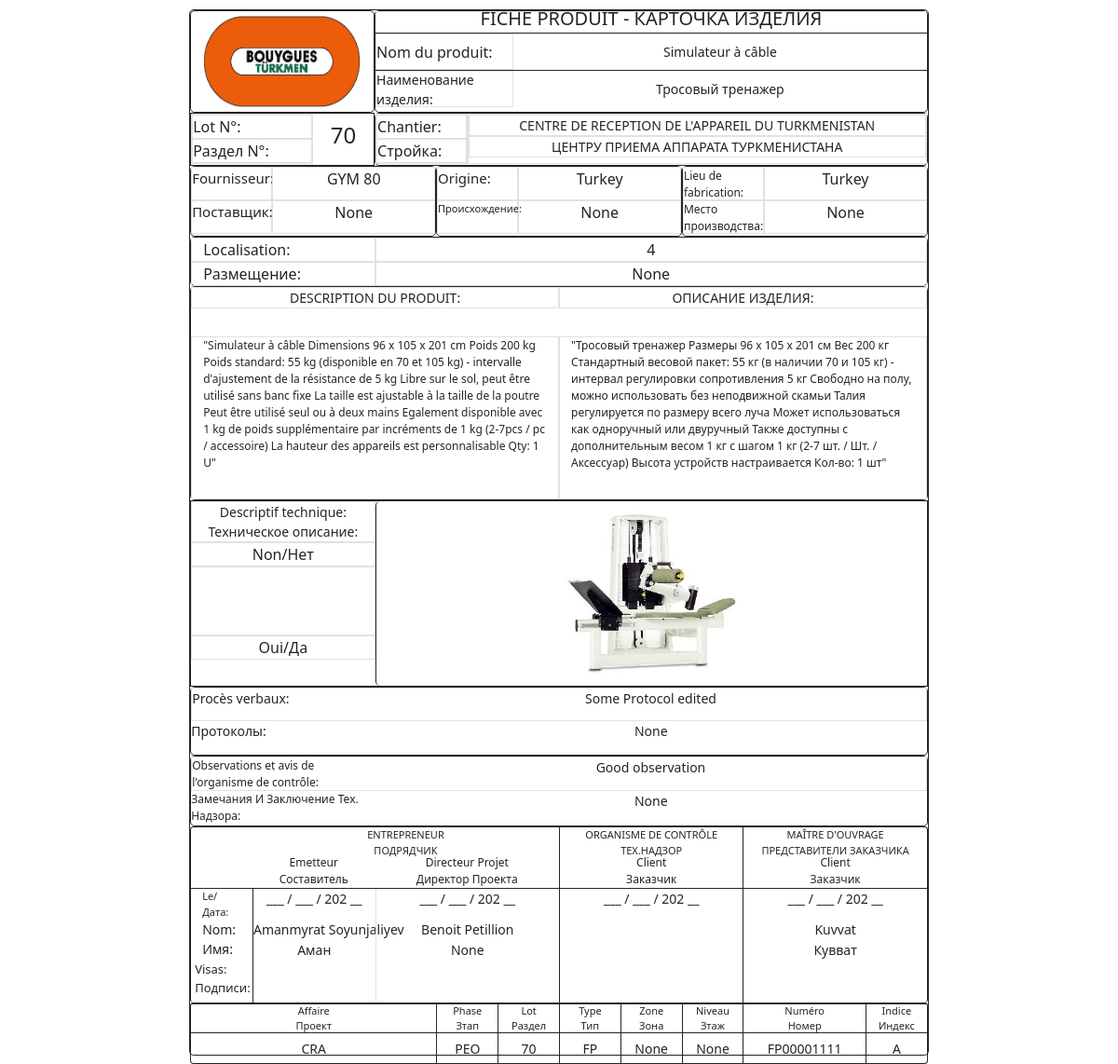
The page /fps/1/print/ on the database as committed earlier.
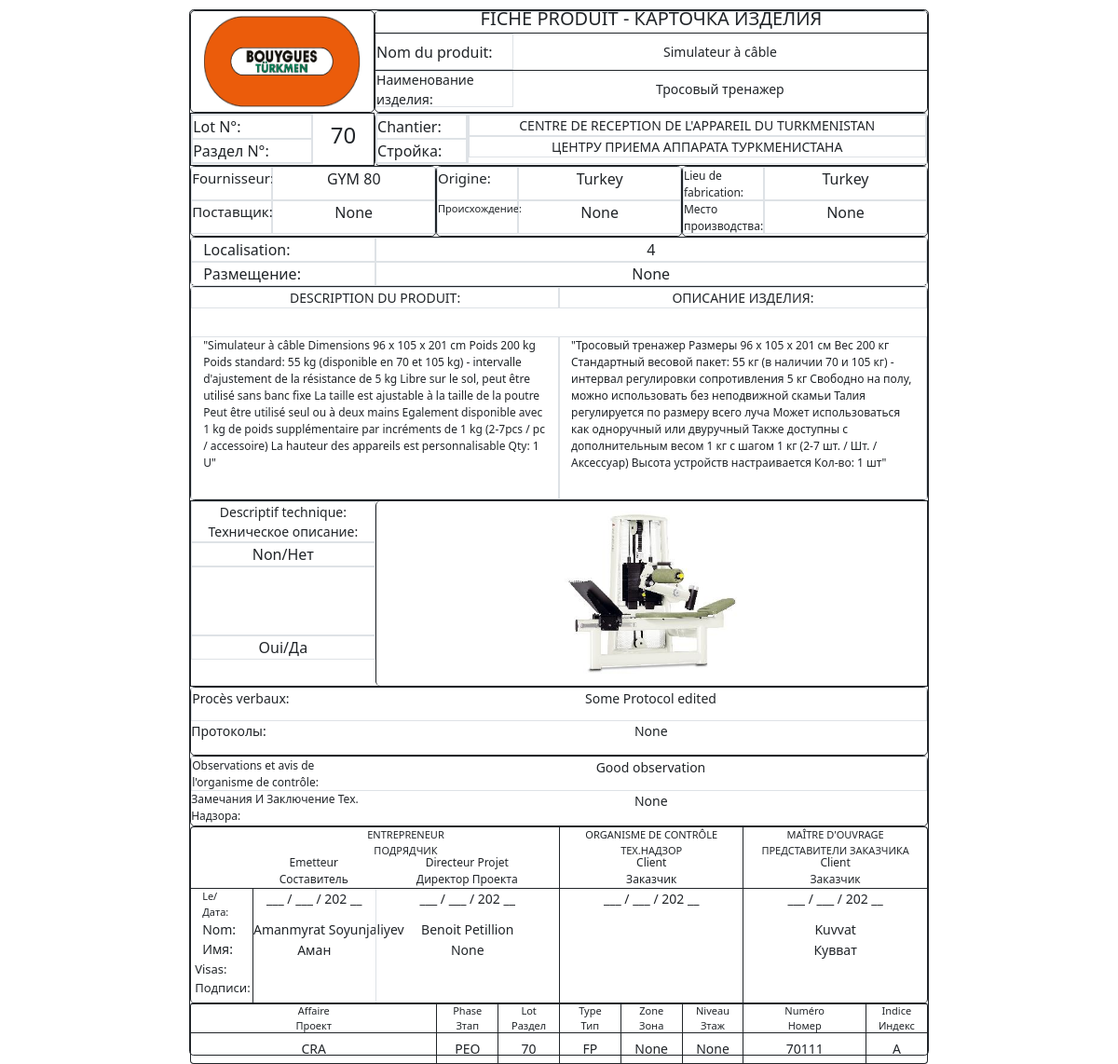
The same page on the database as committed later.
### fiche_produit/models.py (models this page shows, shortened)
class ProductCard(models.Model):
    number = models.CharField(max_length=10, blank=True, null=True)
    product = models.ForeignKey(Product, on_delete=models.SET_NULL, blank=True, null=True)
    provider = models.ForeignKey(Provider, on_delete=models.SET_NULL, blank=True, null=True)
    origin = models.ForeignKey(Country, on_delete=models.SET_NULL, blank=True, null=True, related_name='origin_country')
    manufactured_in = models.ForeignKey(Country, on_delete=models.SET_NULL, blank=True, null=True, related_name='manufactured_country')
    project = models.ForeignKey(Project,on_delete=models.SET_NULL, blank=True, null=True)
    department = models.ForeignKey(Department, on_delete=models.SET_NULL, blank=True, null=True)
    location_fr = models.CharField(max_length=300, blank=True, null=True)
    location_ru = models.CharField(max_length=300, blank=True, null=True)
    zone = models.CharField(max_length=2, blank=True, null=True)
    level = models.CharField(max_length=2, blank=True, null=True)
    rooms = models.ManyToManyField(Room, blank=True, null=True,  through='ProductCardRoom')
    trade = models.ForeignKey(Trade, on_delete=models.SET_NULL, blank=True, null=True)
    lot = models.ForeignKey(Lot, on_delete=models.SET_NULL, blank=True, null=True)
    fp_type =  models.ForeignKey(FPType, on_delete=models.SET_NULL, blank=True, null=True)
    phase = models.ForeignKey(Phase, on_delete=models.SET_NULL, blank=True, null=True)
    index = models.CharField(max_length=2, blank=True, null=True)
    protocol_fr = models.TextField(max_length=500, blank=True, null=True)
    protocol_ru = models.TextField(max_length=500, blank=True, null=True)
    observation_fr =models.TextField(max_length=500, blank=True, null=True)
    observation_ru =models.TextField(max_length=500, blank=True, null=True)
    annexe5s = models.ManyToManyField('Annexe5', blank=True, null=True,  through='ProductCardAnnexe5')
    quantity = models.DecimalField(max_digits=12, decimal_places=2, blank=True, null=True)
    sign_contractor1 = models.ForeignKey(Employee, on_delete=models.SET_NULL, blank=True, null=True, related_name='sign_emetteur')
    sign_contractor2 = models.ForeignKey(Employee, on_delete=models.SET_NULL, blank=True, null=True, related_name='sign_director')
    sign_tehnadzor = models.CharField(max_length=200, blank=True, null=True)
    sign_client = models.ForeignKey(Client,on_delete=models.SET_NULL, blank=True, null=True)
    date_contractor = models.DateTimeField(auto_now=True, blank=True, null=True)
    date_tehnadzor = models.DateTimeField(auto_now=True, blank=True, null=True)
    date_client = models.DateTimeField(auto_now=True, blank=True, null=True)
    created_by = models.ForeignKey(Employee, on_delete=models.SET_NULL, blank=True, null=True, related_name='created')
    created_at = models.DateTimeField(auto_now=True, blank=True, null=True)
    note_for_achat = models.TextField(max_length=500, blank=True, null=True)
    class Meta:
        constraints = [models.UniqueConstraint(fields=['project','number'], name = 'project-fp-number')]

class Product(models.Model):
    name_en = models.CharField(max_length=200, blank=True, null=True)
    name_fr = models.CharField(max_length=200, blank=True, null=True)
    name_ru = models.CharField(max_length=200, blank=True, null=True)
    name_tm = models.CharField(max_length=200, blank=True, null=True)
    desc_en = models.TextField(max_length=1000, blank=True, null=True)
    desc_fr = models.TextField(max_length=1000, blank=True, null=True)
    desc_ru  = models.TextField(max_length=1000, blank=True, null=True)
    desc_tm  = models.TextField(max_length=1000, blank=True, null=True)
    image = models.ImageField(upload_to='product_image/',blank=True, null=True)
    created_by = models.ForeignKey('Employee', on_delete=models.SET_NULL, blank=True, null=True)
    created_at = models.DateTimeField(auto_now=True, blank=True, null=True)

class Lot(models.Model):
    number = models.CharField(max_length=5, blank=True, null=True)
    name_en = models.CharField(max_length=200, blank=True, null=True)
    name_fr = models.CharField(max_length=200, blank=True, null=True)
    name_ru = models.CharField(max_length=200, blank=True, null=True)
    name_tm = models.CharField(max_length=200, blank=True, null=True)

class Project(models.Model):
    code = models.CharField(max_length=3, blank=True, null=True)
    name_en = models.CharField(max_length=200, blank=True, null=True)
    name_fr = models.CharField(max_length=200, blank=True, null=True)
    name_ru = models.CharField(max_length=200, blank=True, null=True)
    name_tm = models.CharField(max_length=200, blank=True, null=True)
    director = models.ForeignKey('Employee', on_delete=models.SET_NULL, blank=True, null=True)
    contract_total = models.DecimalField(max_digits=12, decimal_places=2, blank=True, null=True)

class Provider(models.Model):
    code = models.CharField(max_length=20, blank=True, null=True)
    name_en = models.CharField(max_length=200, blank=True, null=True)
    name_fr = models.CharField(max_length=200, blank=True, null=True)
    name_ru = models.CharField(max_length=200, blank=True, null=True)
    name_tm = models.CharField(max_length=200, blank=True, null=True)
    country = models.ForeignKey('Country',on_delete=models.SET_NULL, blank=True, null=True)

class Country(models.Model):
    code = models.CharField(max_length=2, blank=True, null=True)
    name_en = models.CharField(max_length=200, blank=True, null=True)
    name_fr = models.CharField(max_length=200, blank=True, null=True)
    name_ru = models.CharField(max_length=200, blank=True, null=True)
    name_tm = models.CharField(max_length=200, blank=True, null=True)

class Employee(models.Model):
    name_en = models.CharField(max_length=200, blank=True, null=True)
    name_fr = models.CharField(max_length=200, blank=True, null=True)
    name_ru = models.CharField(max_length=200, blank=True, null=True)
    name_tm = models.CharField(max_length=200, blank=True, null=True)

class Client(models.Model):
    name_en = models.CharField(max_length=200, blank=True, null=True)
    name_fr = models.CharField(max_length=200, blank=True, null=True)
    name_ru = models.CharField(max_length=200, blank=True, null=True)
    name_tm = models.CharField(max_length=200, blank=True, null=True)
    project = models.ForeignKey(Project,on_delete=models.SET_NULL, blank=True, null=True)

class Phase(models.Model):
    name = models.CharField(max_length=3, blank=True, null=True)
    def __str__ (self):
        return str(self.name) if self.name else super().__str__()

class FPType(models.Model):
    name = models.CharField(max_length=10, blank=True, null=True)

### fiche_produit/views.py (the view)
# urls.py: path('fps/<int:pk>/print/', fpprint_view, name='fpprint'),
def fpprint_view(request, **kwargs):
    fp_id = kwargs.get('pk')
    print('fp will print fiche produit with an id:', fp_id)
    fp = get_object_or_404(ProductCard, pk = fp_id)
    context = {'fp': fp}
    return render(request, 'site/fpprint.html', context)

### fiche_produit/context_processors.py (called while the page is built)
def project_renderer(request):
    return {
        'projects': Project.objects.all()
    }

def lot_renderer(request):
    return {
        'lots': Lot.objects.all()
    }

def trade_renderer(request):
    return {
        'trades': Trade.objects.all()
    }

def annexe5_renderer(request):
    return {
        'annexe5s': Annexe5.objects.all()
    }

def provider_renderer(request):
    return {
        'providers': Provider.objects.all()
    }

### templates/site/fpprint.html
{% extends 'base_print.html' %}
{% block content %}
  {% include 'fiche_produit/fiche_produit.html' with fp=fp %}
{% endblock %}

### templates/fiche_produit/fiche_produit.html (shortened to what the changed rows need)
{% load static %}
<div class="container border border-dark rounded-3" style="width:210mm; height: 297mm;">
<div class="row" style="height: 110px;">
    <div class="col-9 border border-dark rounded-3">
        <div class="row border-top border-dark p-0" style="height: 40px;">
            <div class="col-9 text-center p-0 d-flex align-items-center" style="font-size: 14px;">
                <div class="text-center w-100">
                    {{ fp.product.name_fr }}
                </div>
            </div>
        </div>
        <div class="row border-top border-dark p-0" style="height: 40px;">
            <div class="col-9 text-center p-0 d-flex align-items-center" style="font-size: 14px;">
                <div class="text-center w-100">
                    {{ fp.product.name_ru }}
                </div>
            </div>
        </div>
    </div>
</div>
<div class="row rounded-3"  style="height: 57px;">
    <div class="col-3 border border-dark">
        <div class="row">
            <div class="col-4 h4 d-flex align-items-center">
                <div class="w-100 text-center">
                    {{ fp.lot.number }}
                </div>
            </div>
        </div>
    </div>
    <div class=" col-9 border border-dark rounded-3">
        <div class="row">
            <div class="col-10 border">
                <div class="row border d-flex align-items-center" style="font-size: 14px;">
                    <div class="w-100 text-center">
                        {{ fp.project.name_fr }}
                    </div>
                </div>
                <div class="row border d-flex align-items-center" style="font-size: 14px;">
                    <div class="w-100 text-center">
                        {{ fp.project.name_ru }}
                    </div>
                </div>
            </div>
        </div>
    </div>
</div>
<div class="row p-0"  style="height: 76px;">
    <div class="col-4 h-100 border border-dark rounded-3">
        <div class="row">
            <div class="col-8">
                <div class="row border" style="height: 36px;">
                    <div class="w-100 text-center">
                        {{ fp.provider.name_fr }}
                    </div>
                </div>
                <div class="row border"" style="height: 36px;">
                    <div class="w-100 text-center">
                        {{ fp.provider.name_ru }}
                    </div>
                </div>
            </div>
        </div>
    </div>
    <div class="col-4 h-100  border border-dark rounded-3">
        <div class="row">
            <div class="col-8">
                <div class="row border" style="height: 36px;">
                    <div class="w-100 text-center">
                        {{ fp.origin.name_fr }}
                    </div>
                </div>
                <div class="row border" style="height: 36px;">
                    <div class="w-100 text-center">
                        {{ fp.origin.name_ru }}
                    </div>
                </div>
            </div>
        </div>
    </div>
    <div class="col-4 h-100  border border-dark rounded-3">
        <div class="row">
            <div class="col-8">
                <div class="row border" style="height: 36px;">
                    <div class="w-100 text-center">
                        {{ fp.manufactured_in.name_fr }}
                    </div>
                </div>
                <div class="row border" style="height: 36px;">
                    <div class="w-100 text-center">
                        {{ fp.manufactured_in.name_ru }}
                    </div>
                </div>
            </div>
        </div>
    </div>
</div>
<div class="row border border-dark rounded-3" style="height: 53px;">
    <div class="row p-0 m-0">
        <div class="col-9 border">
            <div class="w-100 text-center">
                {{ fp.location_fr }}
            </div>
        </div>
    </div>
    <div class="row p-0 m-0">
        <div class="col-9 border">
            <div class="w-100 text-center">
                {{ fp.location_ru }}
            </div>
        </div>
    </div>
</div>
<div class="row border border-dark rounded-3" style="height: 230px;">
    <div class="row p-0 m-0" style="font-size: 12px;">
        <div class="col-6 border">
            {{ fp.product.desc_fr }}
        </div>
        <div class="col-6 border">
            {{ fp.product.desc_ru }}
        </div>
    </div>
</div>
<div class="row border border-dark" style="height: 200px;">
    <div class="col-9 border-start border-end-0 border-dark h-100  text-center rounded-3">
       <img src="{{ fp.product.image.url }}" alt="{{ fp.product.name_fr }}" style="height: 190px;">
    </div>
</div>
<div class="row border-start-0 border-dark" style="height: 150px;font-size: 14px;">
    <div class="border border-dark p-0 m-0 rounded-3">
        <div class="row p-0 border  border-end m-0" style="height: 36px;">
            <div class="col-3  p-0 m-0">
                Procès verbaux:
            </div>
            <div class="col-9  p-0 m-0 text-center">
                {{ fp.protocol_fr }}
            </div>
        </div>
        <div class="row p-0 m-0" style="height: 36px;">
            <div class="col-3  p-0 m-0 te">
                Протоколы:
            </div>
            <div class="col-9  p-0 m-0 text-center">
                {{ fp.protocol_ru }}
            </div>
        </div>
    </div>
    <div class="border border-dark p-0 m-0 rounded-3">
        <div class="row p-0 border border-end m-0" style="height: 37px;">
            <div class="col-3  p-0 m-0" style="font-size: 12px;">
                Observations et avis de l'organisme de contrôle:
            </div>
            <div class="col-9  p-0 m-0 text-center">
                {{ fp.observation_fr }}
            </div>
        </div>
        <div class="row p-0 m-0" style="height: 37px;">
            <div class="col-3  p-0 m-0" style="font-size: 12px;">
                Замечания И Заключение Тех. Надзора:
            </div>
            <div class="col-9  p-0 m-0 text-center">
                {{ fp.observation_ru }}
            </div>
        </div>
    </div>
</div>
<div class="row border-start border-dark border-end" style="font-size: 14px;">
    <div class="col-2 border-start border-dark p-0">
        <div class="w-100 text-center" style="height: 22px;  white-space: nowrap;">
            {{ fp.sign_contractor1.name_fr }}
        </div>
        <div class="w-100 text-center" style="height: 22px;  white-space: nowrap;">
            {{ fp.sign_contractor1.name_ru }}
        </div>
    </div>
    <div class="col-3 border-start p-0">
        <div class="w-100 text-center" style="height: 22px;  white-space: nowrap;">
            {{ fp.sign_contractor2.name_fr }}
        </div>
        <div class="w-100 text-center" style="height: 22px;  white-space: nowrap;">
            {{ fp.sign_contractor2.name_ru }}
        </div>
    </div>
    <div class="col-3 border-start border-dark p-0">
        <div class="w-100 text-center" style="height: 22px;  white-space: nowrap;">
            {{ fp.sign_client.name_fr }}
        </div>
        <div class="w-100 text-center" style="height: 22px;  white-space: nowrap;">
            {{ fp.sign_client.name_ru }}
        </div>
    </div>
</div>
<div class="row border-start border-end border-bottom border-dark rounded-bottom" style="font-size: 14px; height: 34px;">
    <div class="col-4 border-top border-start-0 border-dark h-100 d-flex align-items-center">
        <div class="w-100 text-center">
            {{ fp.project.code }}
        </div>
    </div>
    <div class="col-1 border-top border-start border-dark h-100 d-flex align-items-center">
        <div class="w-100 text-center">
            {{ fp.phase }}
        </div>
    </div>
    <div class="col-1 border-top border-start border-dark h-100 d-flex align-items-center">
        <div class="w-100 text-center">
            {{ fp.lot.number }}
        </div>
    </div>
    <div class="col-1 border-top border-start border-dark h-100 d-flex align-items-center">
        <div class="w-100 text-center">
            {{ fp.fp_type.name }}
        </div>
    </div>
    <div class="col-1 border-top border-start border-dark h-100 d-flex align-items-center">
        <div class="w-100 text-center">
            {{ fp.zone }}
        </div>
    </div>
    <div class="col-1 border-top border-start border-dark h-100 d-flex align-items-center">
        <div class="w-100 text-center">
            {{ fp.level }}
        </div>
    </div>
    <div class="col-2 border-top border-start border-dark h-100 d-flex align-items-center">
        <div class="w-100 text-center">
            {{ fp.number }}
        </div>
    </div>
    <div class="col-1 border-top border-start border-dark h-100 d-flex align-items-center">
        <div class="w-100 text-center">
            {{ fp.index }}
        </div>
    </div>
</div>
</div>

Rows that differ between the two databases and show on the page:
changed ProductCard "None": number "FP00001111" → "70111"
